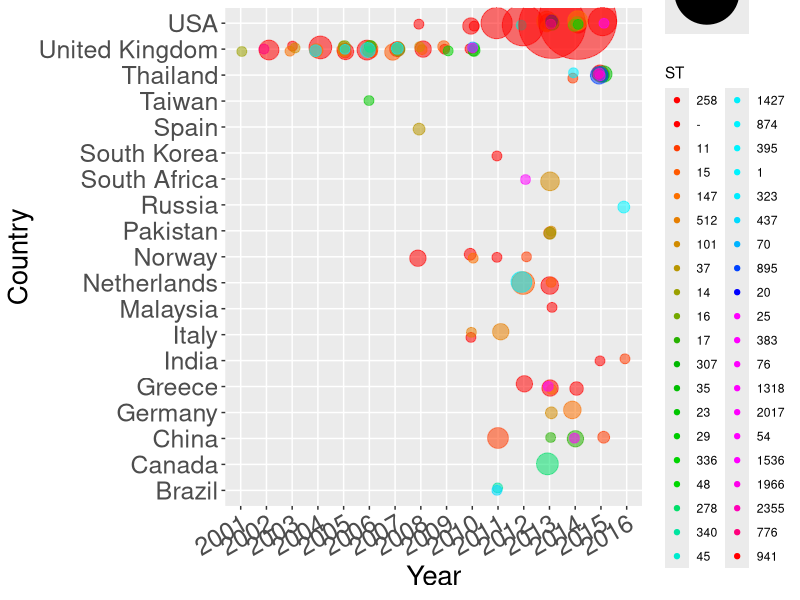
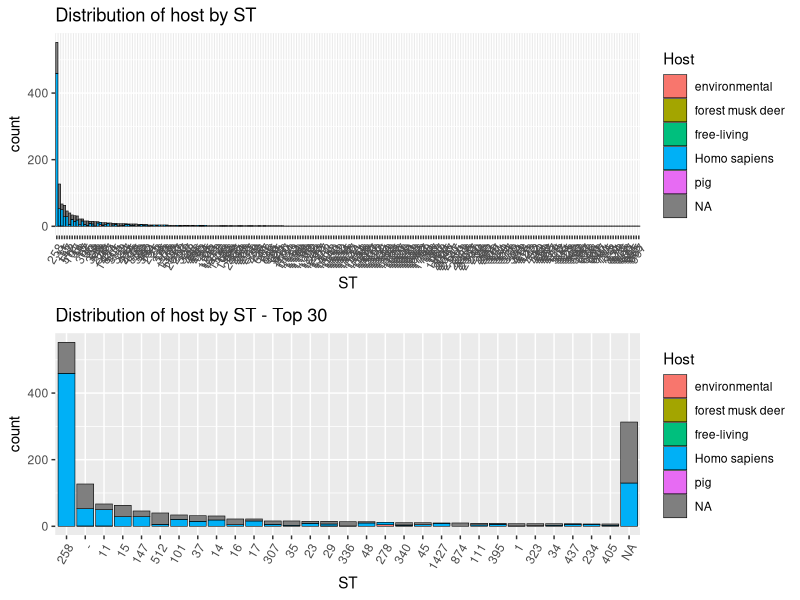
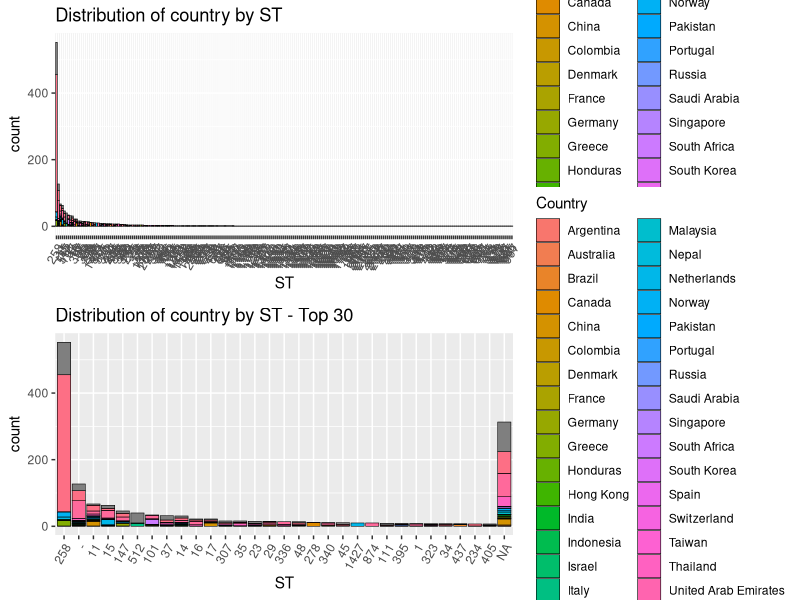
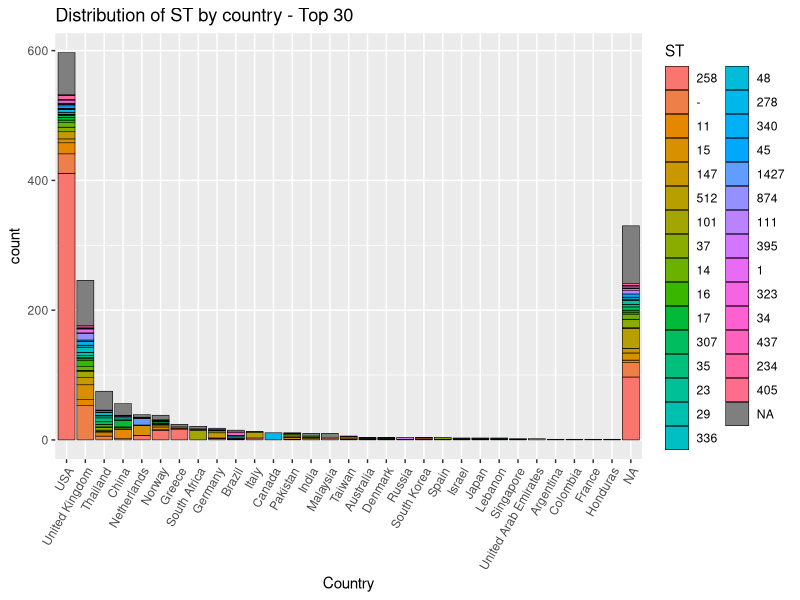
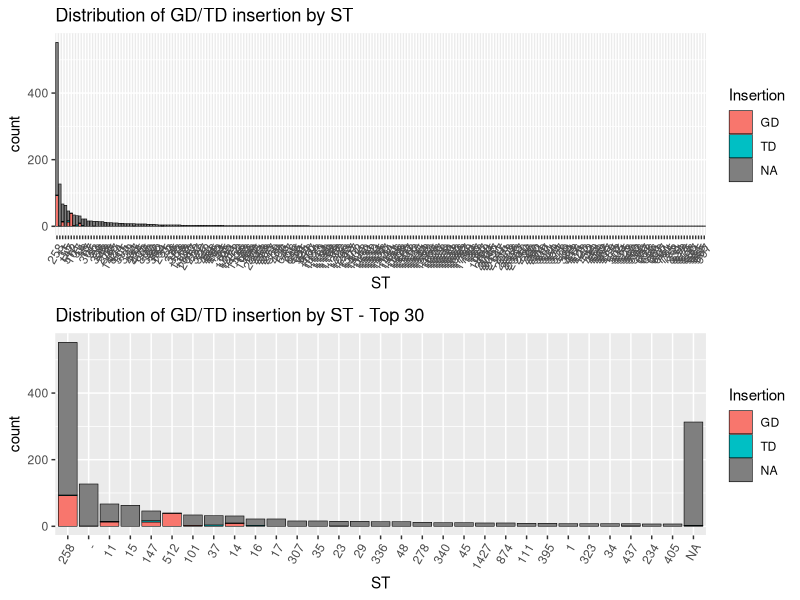
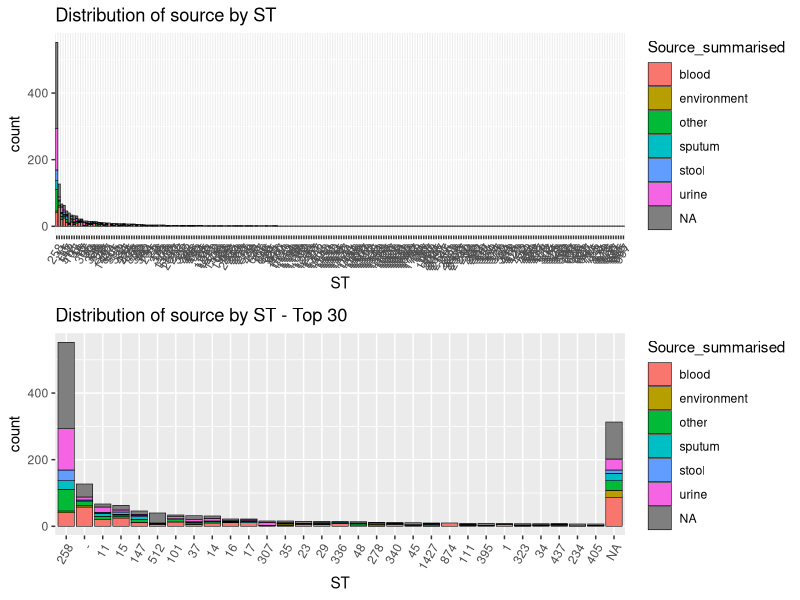
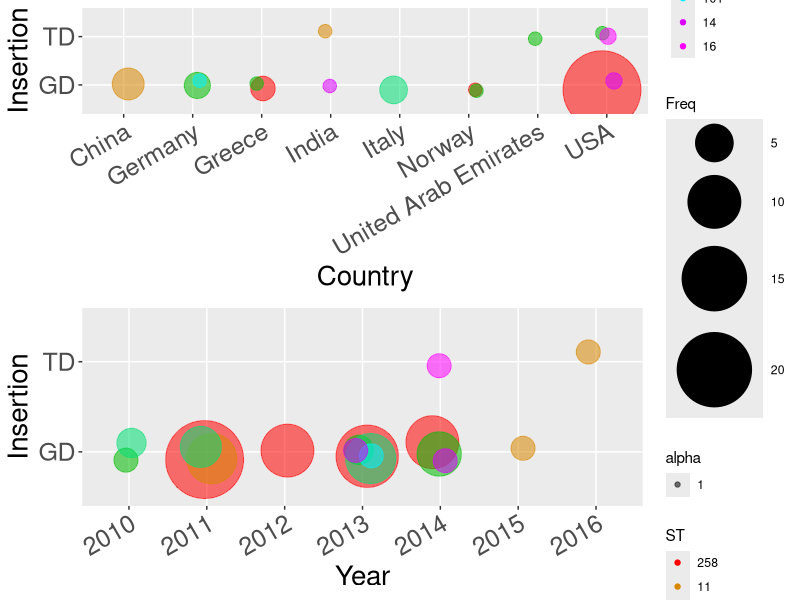

R code for these plots, in order:
## ---- chunk 1
knitr::opts_chunk$set(fig.path = "images/KP_")
## ---- chunk 2
# Libraries
#install.packages("tidyverse")

### Setting up environment and loading data

#
library(dplyr)
library(ggplot2)
library(knitr)
library(gridExtra)


### Loading data

setwd("~/REPOS/Klebsiella_antibiotics_paper/scripts")
bap <- read.csv2("../data/KP_screening_data.csv", header = TRUE, sep = ",", na.strings = "", stringsAsFactors = FALSE)

### Summary
#summary(bap)
## ---- chunk 3
# sort
bap <- within(bap, ST <- factor(ST, levels=names(sort(table(ST), decreasing=TRUE))))
bubble_chart_3 <- function (data1, arg1, arg2, arg3, minfreq) {
  ### summarise frequencies in data1 for each combination of arg1, arg2 and arg3
  profile_summary <- eval(substitute(as.data.frame(with(data1, table(arg1, arg2, arg3)))))
  ### filter by freq cut-off of unique occurence
  profile_present <- filter(profile_summary, Freq > minfreq)
  ### bubble chart
  p <- eval(substitute(ggplot(profile_present, aes(y = arg2, x = arg3, fill = arg1)) + geom_jitter(aes(size=Freq, alpha=1, colour = arg1), width = 0.12, height = 0.12) + scale_size_area(max_size = 26) + theme(axis.text.x=element_text(angle=30, hjust=1, size=18), axis.title.x=element_text(size=20), axis.text.y=element_text(hjust=1, size=18), axis.title.y=element_text(size=20)) + scale_color_hue(l=60, c=300)))
  return(p)
}

bubble_chart_3(bap, ST, Country, Year, 1)
## ---- chunk 4

# sort
bap <- within(bap, ST <- factor(ST, levels=names(sort(table(ST), decreasing=TRUE))))
bap30 <- within(bap, ST <- factor(ST, levels=names(sort(table(ST), decreasing=TRUE)[1:30])))

p1 <- ggplot(bap, aes(ST, fill=Host)) + geom_bar(position = position_stack(reverse = TRUE), colour="black", size=0.2) + theme(axis.text.x=element_text(angle=60, hjust=1)) + ggtitle("Distribution of host by ST")
p2 <- ggplot(bap30, aes(ST, fill=Host)) + geom_bar(position = position_stack(reverse = TRUE), colour="black", size=0.2) + theme(axis.text.x=element_text(angle=60, hjust=1)) + ggtitle("Distribution of host by ST - Top 30")

grid.arrange(p1,p2,ncol=1)
## ---- chunk 5

p1 <- ggplot(bap, aes(ST, fill=Country)) + geom_bar(position = position_stack(reverse = TRUE), colour="black", size=0.2) + theme(axis.text.x=element_text(angle=60, hjust=1)) + ggtitle("Distribution of country by ST")
p2 <- ggplot(bap30, aes(ST, fill=Country)) + geom_bar(position = position_stack(reverse = TRUE), colour="black", size=0.2) + theme(axis.text.x=element_text(angle=60, hjust=1)) + ggtitle("Distribution of country by ST - Top 30")

grid.arrange(p1,p2,ncol=1)
## ---- chunk 6

bap30 <- within(bap30, Country <- factor(Country, levels=names(sort(table(Country), decreasing=TRUE)[1:30])))
ggplot(bap30, aes(Country, fill=ST)) + geom_bar(position = position_stack(reverse = TRUE), colour="black", size=0.2) + theme(axis.text.x=element_text(angle=60, hjust=1)) + ggtitle("Distribution of ST by country - Top 30") 

## ---- chunk 7

p1 <- ggplot(bap, aes(ST, fill=Insertion)) + geom_bar(position = position_stack(reverse = TRUE), colour="black", size=0.2) + theme(axis.text.x=element_text(angle=60, hjust=1)) + ggtitle("Distribution of GD/TD insertion by ST")
p2 <- ggplot(bap30, aes(ST, fill=Insertion)) + geom_bar(position = position_stack(reverse = TRUE), colour="black", size=0.2) + theme(axis.text.x=element_text(angle=60, hjust=1)) + ggtitle("Distribution of GD/TD insertion by ST - Top 30")

grid.arrange(p1,p2,ncol=1)
## ---- chunk 8

### Source cleaned up and summarised before plotting
p1 <- ggplot(bap, aes(ST, fill=Source_summarised)) + geom_bar(position = position_stack(reverse = TRUE), colour="black", size=0.2) + theme(axis.text.x=element_text(angle=60, hjust=1)) + ggtitle("Distribution of source by ST") 
p2 <- ggplot(bap30, aes(ST, fill=Source_summarised)) + geom_bar(position = position_stack(reverse = TRUE), colour="black", size=0.2) + theme(axis.text.x=element_text(angle=60, hjust=1)) + ggtitle("Distribution of source by ST - Top 30") 

grid.arrange(p1,p2,ncol=1)
## ---- chunk 9

p1 <- bubble_chart_3(bap, ST, Insertion, Country, 1)
p2 <- bubble_chart_3(bap, ST, Insertion, Year, 1)
grid.arrange(p1,p2,ncol=1)

